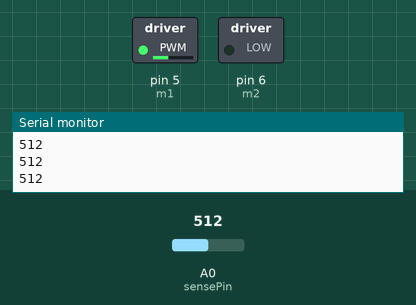
This sketch was run on a simulated Arduino Uno, built with avr-gcc and run on an emulated ATmega328P. Shown: switched loads named in the sketch (green lamp = pin HIGH), the last lines printed to the serial monitor. The inputs (shaded band) are chosen by the test bench; at power-on: A0 (sensePin) = 512.

Above: at 1.2 s.
1.3 s: A0 (sensePin) set to 716
At 2.6 s:
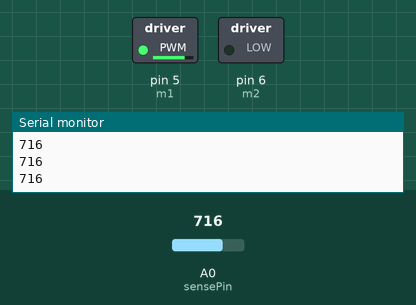
3.0 s: A0 (sensePin) set to 306
At 3.9 s:
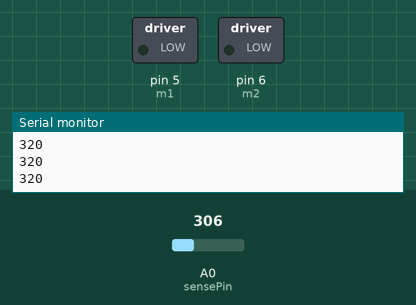
4.6 s: A0 (sensePin) set to 332
At 5.2 s:
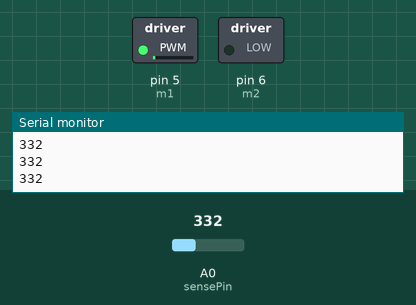
6.2 s: A0 (sensePin) set to 511
At 7.7 s:
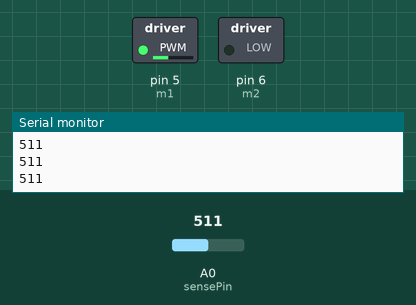
Timing chart, 0 to 8.8 s (numbered marks = the images above; inputs shaded):
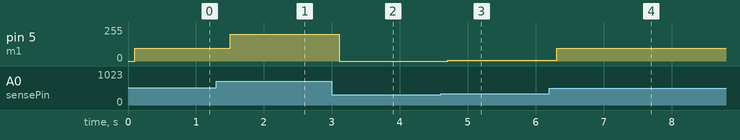

The sketch:

FirstControl.ino
```cpp
int sensePin=0;//analog input A0
int m1=5;//PWM pin 5
int m2=6;//PWN pin 6
void setup() {
  // declaring pins
  pinMode(m1,OUTPUT);
  pinMode(m2,OUTPUT);

  Serial.begin(9600);//begining serial connection
}

void loop() {
  // put your main code here, to run repeatedly:
  int val=analogRead(sensePin);

  delay(100);//giving time to analog reders

  //sonstraining val to give correct output
  val=constrain(val,320,820);
  Serial.println(val);

  //mapping motor speed
  int mspeed=map(val,320,820,0,255);
  //setting up unidirectional rotation
  analogWrite(m2,0);
  analogWrite(m1,mspeed);

  delay(100);//giving time to read serial data
}
```

Measured:
- after the input at 1.3 s, pin 5 (m1): 97/255 → 201/255 after 0.20 s
- after the input at 3.0 s, pin 5 (m1): 201/255 → 0/255 after 0.11 s
- after the input at 4.6 s, pin 5 (m1): 0/255 → 6/255 after 0.11 s
- after the input at 6.2 s, pin 5 (m1): 6/255 → 97/255 after 0.11 s
